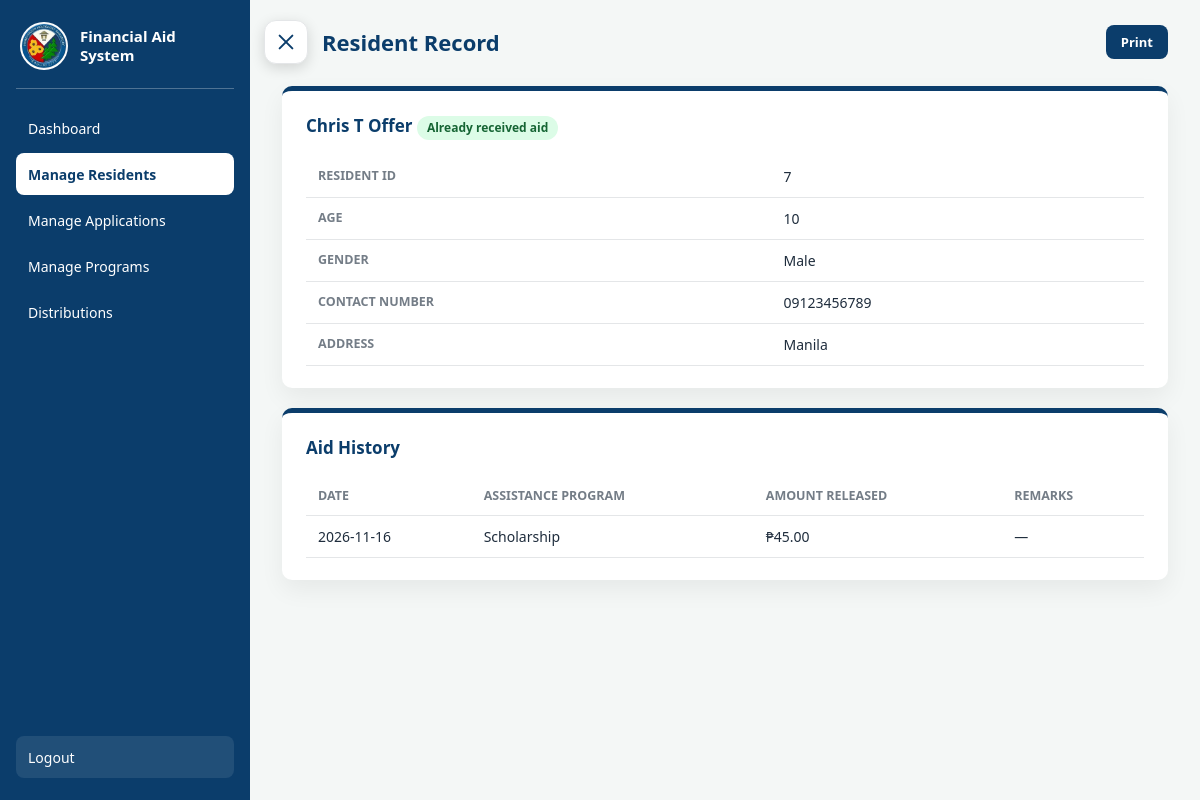
Page /worker/resident_record.php?id=7 (signed in) on the committed database.
### tables this page shows
CREATE TABLE `resident_information` (
  `resident_id`       INT NOT NULL AUTO_INCREMENT,
  `user_id`           INT DEFAULT NULL,
  `firstname`         VARCHAR(50)  NOT NULL,
  `middlename`        VARCHAR(50)  DEFAULT NULL,
  `lastname`          VARCHAR(50)  NOT NULL,
  `suffix`            VARCHAR(10)  DEFAULT NULL,
  `nickname`          VARCHAR(50)  DEFAULT NULL,
  `birthdate`         DATE DEFAULT NULL,
  `move_in_date`      DATE DEFAULT NULL,
  `age`               TINYINT UNSIGNED DEFAULT NULL,       
  `gender`            ENUM('Male','Female','Other') DEFAULT NULL,
  `civilstatus`       ENUM('Single','Married','Widowed','Annulled') DEFAULT NULL,
  `contact`           VARCHAR(20)  DEFAULT NULL,
  `email`             VARCHAR(100) DEFAULT NULL,
  `housenumber`       VARCHAR(20)  DEFAULT NULL,
  `street`            VARCHAR(60) DEFAULT NULL,
  `barangay`          VARCHAR(50) DEFAULT NULL,
  `city`              VARCHAR(50) DEFAULT NULL,
  `province`          VARCHAR(50) DEFAULT NULL,
  `zipcode`           CHAR(4)      DEFAULT NULL,            
  `address`           VARCHAR(300) DEFAULT NULL,           
  `birthplace`        VARCHAR(60) DEFAULT NULL,
  `occupation`        VARCHAR(60) DEFAULT NULL,
  `monthly_income`    DECIMAL(10,2) DEFAULT NULL,
  `education`         ENUM('Elementary','High School','Senior High School','College','Graduate','Vocational') DEFAULT NULL,
  `course`            VARCHAR(100) DEFAULT NULL,
  `talents`           TEXT DEFAULT NULL,
  `marketable_skills` TEXT DEFAULT NULL,
  `health_condition`  TEXT DEFAULT NULL,
  `transport_mode`    ENUM('Public transportation','Personal vehicle','Company service','Walking','Other') DEFAULT NULL,
  `transport_details` VARCHAR(100) DEFAULT NULL,
  `soloparent`        ENUM('Yes','No') DEFAULT NULL,
  `children`          TINYINT UNSIGNED DEFAULT NULL,       
  `member`            ENUM('Yes','No') DEFAULT NULL,
  `program`           VARCHAR(100) DEFAULT NULL,
  `dependent`         ENUM('Yes','No') DEFAULT NULL,
  `relationship`      VARCHAR(50) DEFAULT NULL,
  `benefits`          VARCHAR(100) DEFAULT NULL,           
  `school`            VARCHAR(100) DEFAULT NULL,
  `yearlevel`         VARCHAR(30)  DEFAULT NULL,
  `enrolled`          VARCHAR(20)  DEFAULT NULL,
  `attained`          VARCHAR(30) DEFAULT NULL,
  `senior`            VARCHAR(150) DEFAULT NULL,           
  `issues`            TEXT DEFAULT NULL,
  PRIMARY KEY (`resident_id`),
  UNIQUE KEY `resident_information_user_id` (`user_id`),
  KEY `idx_resident_name` (`lastname`, `firstname`),       
  CONSTRAINT `resident_information_user_fk`
    FOREIGN KEY (`user_id`) REFERENCES `user` (`user_id`)
    ON DELETE SET NULL
);

CREATE TABLE `assistance_release` (
  `release_id`   INT NOT NULL AUTO_INCREMENT,
  `applicant_id` INT NOT NULL,
  `amount`       DECIMAL(10,2) NOT NULL,                  
  `release_date` DATE NOT NULL,
  `remarks`      VARCHAR(255) DEFAULT NULL,
  PRIMARY KEY (`release_id`),
  KEY `idx_applicant_id` (`applicant_id`),
  KEY `idx_release_date` (`release_date`),
  CONSTRAINT `assistance_release_application_fk`
    FOREIGN KEY (`applicant_id`) REFERENCES `application` (`applicant_id`)
    ON DELETE RESTRICT                                    
);

CREATE TABLE `application` (
  `applicant_id`     INT NOT NULL AUTO_INCREMENT,
  `resident_id`      INT DEFAULT NULL,
  `user_id`          INT DEFAULT NULL,
  `application_date` DATETIME NOT NULL DEFAULT CURRENT_TIMESTAMP,
  `status`           ENUM('Pending','Approved','Rejected') NOT NULL DEFAULT 'Pending',
  `aid_type`         VARCHAR(150) NOT NULL,              
  `firstname`        VARCHAR(50)  NOT NULL,
  `middlename`       VARCHAR(50)  DEFAULT NULL,
  `lastname`         VARCHAR(50)  NOT NULL,
  `suffix`           VARCHAR(10)  DEFAULT NULL,
  `email`            VARCHAR(100) DEFAULT NULL,
  `contact`          VARCHAR(20)  DEFAULT NULL,
  `gender`           ENUM('Male','Female','Other') DEFAULT NULL,
  `civilstatus`      ENUM('Single','Married','Widowed','Annulled') DEFAULT NULL,
  `education`        ENUM('Elementary','High School','Senior High School','College','Graduate','Vocational') DEFAULT NULL,
  `soloparent`       ENUM('Yes','No') DEFAULT NULL,
  `children`         TINYINT UNSIGNED DEFAULT NULL,       
  `member`           ENUM('Yes','No') DEFAULT NULL,
  `program`          VARCHAR(100) DEFAULT NULL,
  `dependent`        ENUM('Yes','No') DEFAULT NULL,
  `relationship`     VARCHAR(50) DEFAULT NULL,
  `housenumber`      VARCHAR(20)  DEFAULT NULL,
  `street`           VARCHAR(60) DEFAULT NULL,
  `barangay`         VARCHAR(50) DEFAULT NULL,
  `city`             VARCHAR(50) DEFAULT NULL,
  `province`         VARCHAR(50) DEFAULT NULL,
  `zipcode`          CHAR(4)      DEFAULT NULL,
  `birthplace`       VARCHAR(60) DEFAULT NULL,
  `occupation`       VARCHAR(60) DEFAULT NULL,
  `school`           VARCHAR(100) DEFAULT NULL,
  `yearlevel`        VARCHAR(30)  DEFAULT NULL,
  `course`           VARCHAR(100) DEFAULT NULL,
  `benefits`         VARCHAR(100) DEFAULT NULL,           
  `enrolled`         VARCHAR(20)  DEFAULT NULL,
  `attained`         VARCHAR(30) DEFAULT NULL,
  `senior`           VARCHAR(150) DEFAULT NULL,           
  `issues`           TEXT DEFAULT NULL,
  `documents`        TEXT DEFAULT NULL,                   
  PRIMARY KEY (`applicant_id`),
  KEY `application_user_id` (`user_id`),
  KEY `application_resident_id` (`resident_id`),
  KEY `idx_application_status` (`status`),
  KEY `idx_application_email` (`email`),
  KEY `idx_application_name` (`lastname`, `firstname`),
  CONSTRAINT `application_user_fk`
    FOREIGN KEY (`user_id`) REFERENCES `user` (`user_id`)
    ON DELETE SET NULL,
  CONSTRAINT `application_resident_fk`
    FOREIGN KEY (`resident_id`) REFERENCES `resident_information` (`resident_id`)
    ON DELETE SET NULL
);

### classes/beneficiary.php (called while the page is built, shortened)
<?php
class Beneficiary {
    private $pdo;
    public function __construct($pdo) {
        $this->pdo = $pdo;
    }
    public function find_resident($resident_id) {
        $prep = $this->pdo->prepare(
            "SELECT * FROM resident_information WHERE resident_id = :id LIMIT 1"
        );
        $prep->execute([':id' => $resident_id]);
        return $prep->fetch(PDO::FETCH_ASSOC);
    }
    public function aid_history($resident_id) {
        $prep = $this->pdo->prepare(
            "SELECT a.aid_type AS program, r.amount, r.release_date, r.remarks
             FROM assistance_release r
             INNER JOIN application a ON a.applicant_id = r.applicant_id
             WHERE a.resident_id = :id
             ORDER BY r.release_date DESC, r.release_id DESC"
        );
        $prep->execute([':id' => $resident_id]);
        return $prep->fetchAll(PDO::FETCH_ASSOC);
    }
    public function has_received($resident_id) {
        $prep = $this->pdo->prepare(
            "SELECT COUNT(*)
             FROM assistance_release r
             INNER JOIN application a ON a.applicant_id = r.applicant_id
             WHERE a.resident_id = :id"
        );
        $prep->execute([':id' => $resident_id]);
        return (int)$prep->fetchColumn() > 0;
    }
}

### worker/resident_record.php (the view, shortened to what this page needs)
<?php
require_once "../dbconn.php";
require_once "../classes/beneficiary.php";
$conn = new Beneficiary($pdo);
$resident_id = filter_input(INPUT_GET, 'id', FILTER_VALIDATE_INT);
$resident = null;
$history = [];
$received = false;
if ($resident_id) {
    try {
        $resident = $conn->find_resident($resident_id);
        if ($resident) {
            $history = $conn->aid_history($resident['resident_id']);
            $received = $conn->has_received($resident['resident_id']);
        }
    } catch (Throwable $e) {
        $resident = null;
        $history = [];
        $received = false;
    }
}
$resident_name = '';
if (is_array($resident)) {
    $name_parts = [];
    foreach (['firstname', 'middlename', 'lastname'] as $field) {
        $value = $resident[$field] ?? '';
        if (trim((string) $value) !== '') {
            $name_parts[] = trim((string) $value);
        }
    }
    $resident_name = implode(' ', $name_parts);
}
?>
<!DOCTYPE html>
<html lang="en">
<head>
    <link rel="stylesheet" href="../theme.css">
</head>
<body>
<div class="dashboard">
    <?php $activePage = 'residents'; require __DIR__ . '/sidebar.php'; ?>
    <main class="main-content">
        <div class="topbar">
            <h2>Resident Record</h2>
            <button type="button" class="search-btn" onclick="window.print()">Print</button>
        </div>
        <?php if (!$resident): ?>
            <section class="panel"><p class="empty-message">Record not found.</p></section>
        <?php else: ?>
            <section class="panel">
                <div class="panel-header">
                    <h3>
                        <?php echo htmlspecialchars($resident_name ?: 'Resident'); ?>
                        <span class="badge <?php echo $received ? 'badge-yes' : 'badge-no'; ?>">
                            <?php echo $received ? 'Already received aid' : 'No record yet'; ?>
                        </span>
                    </h3>
                </div>
                <div class="table-wrapper">
                    <table class="applicant-table">
                        <tbody>
                            <tr><th>Resident ID</th><td><?php echo htmlspecialchars((string)($resident['resident_id'] ?? 'N/A')); ?></td></tr>
                            <tr><th>Age</th><td><?php echo htmlspecialchars((string)($resident['age'] ?? 'N/A')); ?></td></tr>
                            <tr><th>Gender</th><td><?php echo htmlspecialchars((string)($resident['gender'] ?? 'N/A')); ?></td></tr>
                            <tr><th>Contact Number</th><td><?php echo htmlspecialchars((string)($resident['contact'] ?? 'N/A')); ?></td></tr>
                            <tr><th>Address</th><td><?php echo htmlspecialchars((string)($resident['address'] ?? 'N/A')); ?></td></tr>
                        </tbody>
                    </table>
                </div>
            </section>
            <section class="panel">
                <div class="panel-header"><h3>Aid History</h3></div>
                <?php if (empty($history)): ?>
                    <p class="empty-message">No record yet.</p>
                <?php else: ?>
                    <div class="table-wrapper">
                        <table class="applicant-table">
                            <thead>
                                <tr>
                                    <th>Date</th>
                                    <th>Assistance Program</th>
                                    <th>Amount Released</th>
                                    <th>Remarks</th>
                                </tr>
                            </thead>
                            <tbody>
                            <?php foreach ($history as $fetch): ?>
                                <tr>
                                    <td><?php echo htmlspecialchars((string)($fetch['release_date'] ?? 'N/A')); ?></td>
                                    <td><?php echo htmlspecialchars((string)($fetch['program'] ?? 'N/A')); ?></td>
                                    <td>₱<?php echo number_format((float)($fetch['amount'] ?? 0), 2); ?></td>
                                    <td><?php echo htmlspecialchars((string)($fetch['remarks'] ?? '—')); ?></td>
                                </tr>
                            <?php endforeach; ?>
                            </tbody>
                        </table>
                    </div>
                <?php endif; ?>
            </section>
        <?php endif; ?>
    </main>
</div>
</body>
</html>

### theme.css (style rules this page uses)
:root { --primary: #0b3d6b; --sidebar-bg: #0b3d6b; --bg: #f4f7f6; --surface: #ffffff; --text: #1f2d3d; --on-primary: #ffffff; --on-sidebar: #ffffff; --primary-dark: color-mix(in srgb, var(--primary) 78%, #000); --primary-soft: color-mix(in srgb, var(--primary) 9%, var(--surface)); --primary-ring: color-mix(in srgb, var(--primary) 22%, transparent); --muted: color-mix(in srgb, var(--text) 62%, var(--surface)); --border: color-mix(in srgb, var(--text) 12%, var(--surface)); --input-border: color-mix(in srgb, var(--text) 25%, var(--surface)); --input-bg: color-mix(in srgb, var(--text) 3%, var(--surface)); --surface-alt: color-mix(in srgb, var(--text) 4%, var(--surface)); --success: #166534; --success-bg: #dcfce7; --warning: #856404; --warning-bg: #fff3cd; --danger: #991b1b; --danger-bg: #fee2e2; --danger-solid: #dc2626; --radius-sm: 6px; --radius: 8px; --radius-lg: 10px; --shadow: 0 10px 25px rgba(0, 0, 0, 0.06); --shadow-lg: 0 18px 45px rgba(0, 0, 0, 0.28); --sidebar-w: 250px; --btn: 44px; --gutter: 32px; --gutter-top: 20px; --ease: 0.28s ease; --font: 'Segoe UI', Tahoma, Geneva, Verdana, sans-serif; }
*, *::before, *::after { box-sizing: border-box; }
* { margin: 0; padding: 0; }
html { -webkit-text-size-adjust: 100%; }
body { font-family: var(--font); background-color: var(--bg); color: var(--text); font-size: 16px; line-height: 1.5; }
button, input, select, textarea { font: inherit; color: inherit; }
.dashboard { display: flex; height: 100vh; height: 100dvh; overflow: hidden; position: relative; }
.main-content { flex: 1; min-width: 0; display: flex; flex-direction: column; padding: var(--gutter-top) var(--gutter) 32px; overflow-y: auto; }
.main-content > * { flex-shrink: 0; }
.topbar { display: flex; justify-content: space-between; align-items: center; flex-wrap: wrap; gap: 12px 16px; min-height: var(--btn); margin-bottom: 22px; padding-left: 40px; }
.topbar h2 { margin: 0; color: var(--primary); font-size: 22px; font-weight: 700; line-height: 1.2; }
.panel { background: var(--surface); border-radius: var(--radius-lg); border-top: 5px solid var(--primary); box-shadow: var(--shadow); padding: 22px 24px; min-width: 0; margin-bottom: 20px; }
.content-grid > .panel, .panel:last-child { margin-bottom: 0; }
.panel h3 { margin: 0 0 16px; color: var(--primary); font-size: 17px; font-weight: 700; }
.panel-header { display: flex; justify-content: space-between; align-items: center; flex-wrap: wrap; gap: 8px 12px; margin-bottom: 16px; }
.panel-header h3 { margin: 0; }
.table-wrapper { width: 100%; overflow-x: auto; -webkit-overflow-scrolling: touch; }
.applicant-table { width: 100%; border-collapse: collapse; font-size: 14px; }
.applicant-table th, .applicant-table td { text-align: left; padding: 10px 12px; border-bottom: 1px solid var(--border); white-space: nowrap; vertical-align: middle; }
.applicant-table th { color: var(--muted); font-weight: 600; font-size: 12.5px; text-transform: uppercase; }
.status-approved, .approved, .status-active, .badge-yes { background: var(--success-bg); color: var(--success); }
.badge { display: inline-block; padding: 3px 10px; border-radius: 999px; font-size: 12px; font-weight: 600; white-space: nowrap; }
.open-record-btn, .btn-primary, .small-action-btn, .search-btn, .search-clear, .add-program-btn, .save-program-btn, .form-btn, .release-submit, .release-toggle { display: inline-flex; align-items: center; justify-content: center; background-color: var(--primary); color: var(--on-primary); text-decoration: none; padding: 9px 15px; border: 0; border-radius: var(--radius); font-size: 13px; font-weight: 600; line-height: 1.3; cursor: pointer; white-space: nowrap; transition: background 0.2s; }

### rows in the picture
resident_information: resident_id "7", age "10", gender "Male", contact "09123456789", address "Manila"
assistance_release: release_date "2026-11-16", applicant.aid_type "Scholarship", amount "45.00", remarks "—"

### other values in the picture
$item[1] "Dashboard"
$item[1] "Manage Residents"
$item[1] "Manage Applications"
$item[1] "Manage Programs"
$item[1] "Distributions"
$item[1] "Logout"
$resident_name ?: 'Resident' "Chris T Offer"
